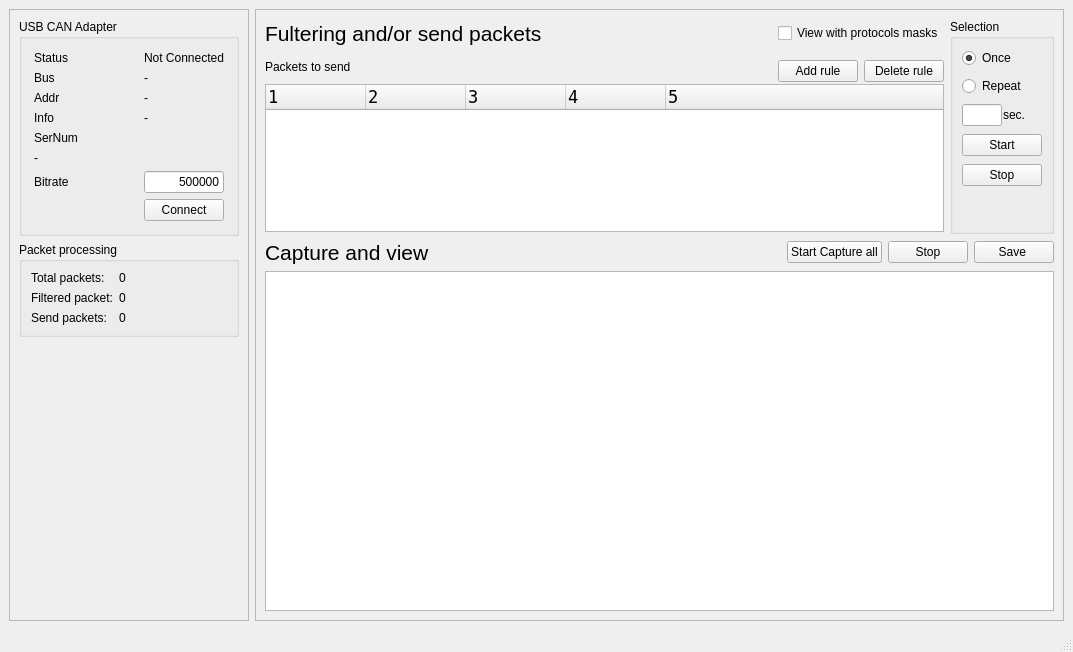
<?xml version="1.0" encoding="UTF-8"?>
<ui version="4.0">
 <class>MainWindow</class>
 <widget class="QMainWindow" name="MainWindow">
  <property name="geometry">
   <rect>
    <x>0</x>
    <y>0</y>
    <width>1073</width>
    <height>652</height>
   </rect>
  </property>
  <property name="sizePolicy">
   <sizepolicy hsizetype="Preferred" vsizetype="Preferred">
    <horstretch>0</horstretch>
    <verstretch>0</verstretch>
   </sizepolicy>
  </property>
  <property name="windowTitle">
   <string>MainWindow</string>
  </property>
  <widget class="QWidget" name="centralwidget">
   <property name="enabled">
    <bool>true</bool>
   </property>
   <property name="sizePolicy">
    <sizepolicy hsizetype="Expanding" vsizetype="Expanding">
     <horstretch>1</horstretch>
     <verstretch>1</verstretch>
    </sizepolicy>
   </property>
   <property name="maximumSize">
    <size>
     <width>16777215</width>
     <height>16777215</height>
    </size>
   </property>
   <layout class="QHBoxLayout" name="horizontalLayout_6" stretch="0,1">
    <item>
     <widget class="QFrame" name="frame_4">
      <property name="frameShape">
       <enum>QFrame::StyledPanel</enum>
      </property>
      <property name="frameShadow">
       <enum>QFrame::Raised</enum>
      </property>
      <layout class="QVBoxLayout" name="verticalLayout">
       <item>
        <widget class="QGroupBox" name="groupBox_2">
         <property name="title">
          <string>USB CAN Adapter</string>
         </property>
         <layout class="QGridLayout" name="gridLayout_2">
          <property name="leftMargin">
           <number>12</number>
          </property>
          <property name="topMargin">
           <number>12</number>
          </property>
          <property name="rightMargin">
           <number>12</number>
          </property>
          <property name="bottomMargin">
           <number>12</number>
          </property>
          <item row="8" column="0">
           <widget class="QLabel" name="label_21">
            <property name="text">
             <string>Bitrate</string>
            </property>
           </widget>
          </item>
          <item row="1" column="0">
           <widget class="QLabel" name="label_12">
            <property name="text">
             <string>Bus</string>
            </property>
           </widget>
          </item>
          <item row="1" column="1">
           <widget class="QLabel" name="BusTxt">
            <property name="text">
             <string>-</string>
            </property>
           </widget>
          </item>
          <item row="2" column="0">
           <widget class="QLabel" name="label_15">
            <property name="text">
             <string>Addr</string>
            </property>
           </widget>
          </item>
          <item row="4" column="0">
           <widget class="QLabel" name="lbl100">
            <property name="text">
             <string>SerNum</string>
            </property>
           </widget>
          </item>
          <item row="2" column="1">
           <widget class="QLabel" name="AddrTxt">
            <property name="text">
             <string>-</string>
            </property>
           </widget>
          </item>
          <item row="9" column="0">
           <widget class="QLabel" name="label_14">
            <property name="text">
             <string/>
            </property>
           </widget>
          </item>
          <item row="9" column="1">
           <widget class="QPushButton" name="ConnBtn">
            <property name="text">
             <string>Connect</string>
            </property>
           </widget>
          </item>
          <item row="0" column="1">
           <widget class="QLabel" name="StatusTxt">
            <property name="text">
             <string>Not Connected</string>
            </property>
           </widget>
          </item>
          <item row="0" column="0">
           <widget class="QLabel" name="label_10">
            <property name="text">
             <string>Status</string>
            </property>
           </widget>
          </item>
          <item row="8" column="1">
           <widget class="QLineEdit" name="BitrateEdit">
            <property name="sizePolicy">
             <sizepolicy hsizetype="Fixed" vsizetype="Fixed">
              <horstretch>0</horstretch>
              <verstretch>0</verstretch>
             </sizepolicy>
            </property>
            <property name="maximumSize">
             <size>
              <width>80</width>
              <height>16777215</height>
             </size>
            </property>
            <property name="toolTipDuration">
             <number>-1</number>
            </property>
            <property name="text">
             <string>500000</string>
            </property>
            <property name="maxLength">
             <number>8</number>
            </property>
            <property name="alignment">
             <set>Qt::AlignRight|Qt::AlignTrailing|Qt::AlignVCenter</set>
            </property>
           </widget>
          </item>
          <item row="3" column="0">
           <widget class="QLabel" name="label_19">
            <property name="text">
             <string>Info</string>
            </property>
           </widget>
          </item>
          <item row="3" column="1">
           <widget class="QLabel" name="InfoTxt">
            <property name="text">
             <string>-</string>
            </property>
            <property name="alignment">
             <set>Qt::AlignLeading|Qt::AlignLeft|Qt::AlignVCenter</set>
            </property>
           </widget>
          </item>
          <item row="6" column="0" colspan="2">
           <widget class="QLabel" name="SerNumTxt">
            <property name="sizePolicy">
             <sizepolicy hsizetype="Fixed" vsizetype="Preferred">
              <horstretch>0</horstretch>
              <verstretch>0</verstretch>
             </sizepolicy>
            </property>
            <property name="minimumSize">
             <size>
              <width>190</width>
              <height>0</height>
             </size>
            </property>
            <property name="maximumSize">
             <size>
              <width>190</width>
              <height>16777215</height>
             </size>
            </property>
            <property name="text">
             <string>-</string>
            </property>
            <property name="alignment">
             <set>Qt::AlignLeading|Qt::AlignLeft|Qt::AlignVCenter</set>
            </property>
           </widget>
          </item>
         </layout>
        </widget>
       </item>
       <item>
        <widget class="QGroupBox" name="groupBox">
         <property name="sizePolicy">
          <sizepolicy hsizetype="Preferred" vsizetype="Minimum">
           <horstretch>0</horstretch>
           <verstretch>0</verstretch>
          </sizepolicy>
         </property>
         <property name="title">
          <string>Packet processing</string>
         </property>
         <layout class="QFormLayout" name="formLayout">
          <item row="0" column="0">
           <widget class="QLabel" name="label_2">
            <property name="text">
             <string>Total packets:</string>
            </property>
           </widget>
          </item>
          <item row="0" column="1">
           <widget class="QLabel" name="TotPktLbl">
            <property name="sizePolicy">
             <sizepolicy hsizetype="Fixed" vsizetype="Preferred">
              <horstretch>0</horstretch>
              <verstretch>0</verstretch>
             </sizepolicy>
            </property>
            <property name="minimumSize">
             <size>
              <width>35</width>
              <height>0</height>
             </size>
            </property>
            <property name="maximumSize">
             <size>
              <width>35</width>
              <height>16777215</height>
             </size>
            </property>
            <property name="baseSize">
             <size>
              <width>35</width>
              <height>0</height>
             </size>
            </property>
            <property name="lineWidth">
             <number>5</number>
            </property>
            <property name="text">
             <string>0</string>
            </property>
           </widget>
          </item>
          <item row="1" column="0">
           <widget class="QLabel" name="label_5">
            <property name="text">
             <string>Filtered packet:</string>
            </property>
           </widget>
          </item>
          <item row="1" column="1">
           <widget class="QLabel" name="FltPktLbl">
            <property name="sizePolicy">
             <sizepolicy hsizetype="Fixed" vsizetype="Preferred">
              <horstretch>0</horstretch>
              <verstretch>0</verstretch>
             </sizepolicy>
            </property>
            <property name="minimumSize">
             <size>
              <width>35</width>
              <height>0</height>
             </size>
            </property>
            <property name="maximumSize">
             <size>
              <width>35</width>
              <height>16777215</height>
             </size>
            </property>
            <property name="baseSize">
             <size>
              <width>35</width>
              <height>0</height>
             </size>
            </property>
            <property name="text">
             <string>0</string>
            </property>
           </widget>
          </item>
          <item row="2" column="0">
           <widget class="QLabel" name="label_8">
            <property name="text">
             <string>Send packets:</string>
            </property>
           </widget>
          </item>
          <item row="2" column="1">
           <widget class="QLabel" name="label_9">
            <property name="sizePolicy">
             <sizepolicy hsizetype="Minimum" vsizetype="Preferred">
              <horstretch>0</horstretch>
              <verstretch>0</verstretch>
             </sizepolicy>
            </property>
            <property name="minimumSize">
             <size>
              <width>35</width>
              <height>0</height>
             </size>
            </property>
            <property name="maximumSize">
             <size>
              <width>35</width>
              <height>16777215</height>
             </size>
            </property>
            <property name="sizeIncrement">
             <size>
              <width>35</width>
              <height>0</height>
             </size>
            </property>
            <property name="baseSize">
             <size>
              <width>35</width>
              <height>0</height>
             </size>
            </property>
            <property name="text">
             <string>0</string>
            </property>
            <property name="alignment">
             <set>Qt::AlignLeading|Qt::AlignLeft|Qt::AlignVCenter</set>
            </property>
           </widget>
          </item>
         </layout>
        </widget>
       </item>
       <item>
        <spacer name="verticalSpacer">
         <property name="orientation">
          <enum>Qt::Vertical</enum>
         </property>
         <property name="sizeHint" stdset="0">
          <size>
           <width>20</width>
           <height>40</height>
          </size>
         </property>
        </spacer>
       </item>
      </layout>
     </widget>
    </item>
    <item>
     <widget class="QFrame" name="frame_5">
      <property name="frameShape">
       <enum>QFrame::StyledPanel</enum>
      </property>
      <property name="frameShadow">
       <enum>QFrame::Raised</enum>
      </property>
      <layout class="QVBoxLayout" name="verticalLayout_2">
       <item>
        <widget class="QFrame" name="SendFrm">
         <property name="sizePolicy">
          <sizepolicy hsizetype="Preferred" vsizetype="MinimumExpanding">
           <horstretch>0</horstretch>
           <verstretch>0</verstretch>
          </sizepolicy>
         </property>
         <property name="minimumSize">
          <size>
           <width>0</width>
           <height>200</height>
          </size>
         </property>
         <property name="maximumSize">
          <size>
           <width>16777215</width>
           <height>215</height>
          </size>
         </property>
         <property name="frameShape">
          <enum>QFrame::NoFrame</enum>
         </property>
         <property name="frameShadow">
          <enum>QFrame::Raised</enum>
         </property>
         <property name="lineWidth">
          <number>2</number>
         </property>
         <property name="midLineWidth">
          <number>3</number>
         </property>
         <layout class="QGridLayout" name="gridLayout" rowstretch="0,0,0,0,0" columnstretch="0,0">
          <property name="sizeConstraint">
           <enum>QLayout::SetDefaultConstraint</enum>
          </property>
          <property name="leftMargin">
           <number>0</number>
          </property>
          <property name="topMargin">
           <number>0</number>
          </property>
          <property name="rightMargin">
           <number>0</number>
          </property>
          <property name="bottomMargin">
           <number>0</number>
          </property>
          <property name="verticalSpacing">
           <number>2</number>
          </property>
          <item row="3" column="0">
           <widget class="QTreeWidget" name="RulesTree">
            <property name="font">
             <font>
              <family>Andale Mono</family>
              <pointsize>13</pointsize>
             </font>
            </property>
            <property name="columnCount">
             <number>5</number>
            </property>
            <column>
             <property name="text">
              <string notr="true">1</string>
             </property>
            </column>
            <column>
             <property name="text">
              <string notr="true">2</string>
             </property>
            </column>
            <column>
             <property name="text">
              <string notr="true">3</string>
             </property>
            </column>
            <column>
             <property name="text">
              <string notr="true">4</string>
             </property>
            </column>
            <column>
             <property name="text">
              <string notr="true">5</string>
             </property>
            </column>
           </widget>
          </item>
          <item row="0" column="1" rowspan="5">
           <widget class="QGroupBox" name="SendOptions">
            <property name="title">
             <string>Selection</string>
            </property>
            <layout class="QGridLayout" name="gridLayout_3">
             <property name="horizontalSpacing">
              <number>1</number>
             </property>
             <property name="verticalSpacing">
              <number>8</number>
             </property>
             <item row="2" column="0">
              <widget class="QLineEdit" name="TimeInterval">
               <property name="sizePolicy">
                <sizepolicy hsizetype="Preferred" vsizetype="Fixed">
                 <horstretch>0</horstretch>
                 <verstretch>0</verstretch>
                </sizepolicy>
               </property>
               <property name="maximumSize">
                <size>
                 <width>40</width>
                 <height>16777215</height>
                </size>
               </property>
               <property name="baseSize">
                <size>
                 <width>30</width>
                 <height>0</height>
                </size>
               </property>
               <property name="text">
                <string/>
               </property>
               <property name="maxLength">
                <number>4</number>
               </property>
               <property name="alignment">
                <set>Qt::AlignRight|Qt::AlignTrailing|Qt::AlignVCenter</set>
               </property>
              </widget>
             </item>
             <item row="6" column="0">
              <spacer name="verticalSpacer_2">
               <property name="orientation">
                <enum>Qt::Vertical</enum>
               </property>
               <property name="sizeHint" stdset="0">
                <size>
                 <width>20</width>
                 <height>20</height>
                </size>
               </property>
              </spacer>
             </item>
             <item row="2" column="1">
              <widget class="QLabel" name="label_4">
               <property name="text">
                <string>sec.</string>
               </property>
              </widget>
             </item>
             <item row="1" column="0" colspan="2">
              <widget class="QRadioButton" name="RptSelBtn">
               <property name="toolTip">
                <string>Cycling send packet with interval</string>
               </property>
               <property name="text">
                <string>Repeat</string>
               </property>
              </widget>
             </item>
             <item row="3" column="0" colspan="2">
              <widget class="QPushButton" name="StartBtn">
               <property name="toolTip">
                <string>Send packets and start capture</string>
               </property>
               <property name="text">
                <string>Start</string>
               </property>
               <property name="default">
                <bool>false</bool>
               </property>
              </widget>
             </item>
             <item row="4" column="0" colspan="2">
              <widget class="QPushButton" name="StopBtn">
               <property name="acceptDrops">
                <bool>false</bool>
               </property>
               <property name="toolTip">
                <string>Stop sending</string>
               </property>
               <property name="text">
                <string>Stop</string>
               </property>
              </widget>
             </item>
             <item row="0" column="0" colspan="2">
              <widget class="QRadioButton" name="OnceSelBtn">
               <property name="toolTip">
                <string>Send packet from list once</string>
               </property>
               <property name="text">
                <string>Once</string>
               </property>
               <property name="checked">
                <bool>true</bool>
               </property>
              </widget>
             </item>
            </layout>
           </widget>
          </item>
          <item row="1" column="0">
           <widget class="QFrame" name="frame">
            <property name="frameShape">
             <enum>QFrame::NoFrame</enum>
            </property>
            <property name="frameShadow">
             <enum>QFrame::Raised</enum>
            </property>
            <layout class="QHBoxLayout" name="horizontalLayout_2">
             <property name="leftMargin">
              <number>0</number>
             </property>
             <property name="topMargin">
              <number>0</number>
             </property>
             <property name="rightMargin">
              <number>0</number>
             </property>
             <property name="bottomMargin">
              <number>12</number>
             </property>
             <item>
              <widget class="QLabel" name="HeaderLabel">
               <property name="sizePolicy">
                <sizepolicy hsizetype="Preferred" vsizetype="Fixed">
                 <horstretch>0</horstretch>
                 <verstretch>0</verstretch>
                </sizepolicy>
               </property>
               <property name="font">
                <font>
                 <pointsize>16</pointsize>
                </font>
               </property>
               <property name="text">
                <string>Fultering and/or send packets</string>
               </property>
              </widget>
             </item>
             <item>
              <spacer name="horizontalSpacer_2">
               <property name="orientation">
                <enum>Qt::Horizontal</enum>
               </property>
               <property name="sizeHint" stdset="0">
                <size>
                 <width>40</width>
                 <height>20</height>
                </size>
               </property>
              </spacer>
             </item>
             <item>
              <widget class="QCheckBox" name="use_proto_chk">
               <property name="text">
                <string>View with protocols masks</string>
               </property>
              </widget>
             </item>
            </layout>
           </widget>
          </item>
          <item row="2" column="0">
           <widget class="QFrame" name="PktListControll">
            <property name="frameShape">
             <enum>QFrame::NoFrame</enum>
            </property>
            <property name="frameShadow">
             <enum>QFrame::Raised</enum>
            </property>
            <layout class="QHBoxLayout" name="horizontalLayout">
             <property name="leftMargin">
              <number>0</number>
             </property>
             <property name="topMargin">
              <number>0</number>
             </property>
             <property name="rightMargin">
              <number>0</number>
             </property>
             <property name="bottomMargin">
              <number>0</number>
             </property>
             <item>
              <widget class="QLabel" name="label">
               <property name="text">
                <string>Packets to send</string>
               </property>
               <property name="alignment">
                <set>Qt::AlignLeading|Qt::AlignLeft|Qt::AlignTop</set>
               </property>
              </widget>
             </item>
             <item>
              <spacer name="horizontalSpacer">
               <property name="orientation">
                <enum>Qt::Horizontal</enum>
               </property>
               <property name="sizeHint" stdset="0">
                <size>
                 <width>40</width>
                 <height>20</height>
                </size>
               </property>
              </spacer>
             </item>
             <item>
              <widget class="QPushButton" name="AddFRuleBtn">
               <property name="toolTip">
                <string>Add packet to list</string>
               </property>
               <property name="text">
                <string>Add rule</string>
               </property>
              </widget>
             </item>
             <item>
              <widget class="QPushButton" name="DelFRuleBtn">
               <property name="toolTip">
                <string>Delete packet from list</string>
               </property>
               <property name="text">
                <string>Delete rule</string>
               </property>
              </widget>
             </item>
            </layout>
           </widget>
          </item>
         </layout>
        </widget>
       </item>
       <item>
        <widget class="QFrame" name="frame_3">
         <property name="frameShape">
          <enum>QFrame::NoFrame</enum>
         </property>
         <property name="frameShadow">
          <enum>QFrame::Raised</enum>
         </property>
         <layout class="QHBoxLayout" name="horizontalLayout_5">
          <property name="leftMargin">
           <number>0</number>
          </property>
          <property name="topMargin">
           <number>0</number>
          </property>
          <property name="rightMargin">
           <number>0</number>
          </property>
          <property name="bottomMargin">
           <number>0</number>
          </property>
          <item>
           <widget class="QLabel" name="label_7">
            <property name="font">
             <font>
              <pointsize>16</pointsize>
             </font>
            </property>
            <property name="text">
             <string>Capture and view</string>
            </property>
           </widget>
          </item>
          <item>
           <spacer name="horizontalSpacer_3">
            <property name="orientation">
             <enum>Qt::Horizontal</enum>
            </property>
            <property name="sizeHint" stdset="0">
             <size>
              <width>40</width>
              <height>20</height>
             </size>
            </property>
           </spacer>
          </item>
          <item>
           <widget class="QPushButton" name="CaptBtn">
            <property name="toolTip">
             <string>Capture packet from bus</string>
            </property>
            <property name="text">
             <string>Start Capture all</string>
            </property>
           </widget>
          </item>
          <item>
           <widget class="QPushButton" name="StopCaptBtn">
            <property name="toolTip">
             <string>Stop capture packets</string>
            </property>
            <property name="text">
             <string>Stop</string>
            </property>
           </widget>
          </item>
          <item>
           <widget class="QPushButton" name="SaveBtn">
            <property name="acceptDrops">
             <bool>true</bool>
            </property>
            <property name="toolTip">
             <string>Save captured packets to file</string>
            </property>
            <property name="text">
             <string>Save </string>
            </property>
           </widget>
          </item>
         </layout>
        </widget>
       </item>
       <item>
        <widget class="QPlainTextEdit" name="PktTrace">
         <property name="font">
          <font>
           <family>Courier New</family>
           <pointsize>12</pointsize>
           <underline>false</underline>
           <kerning>false</kerning>
          </font>
         </property>
         <property name="lineWrapMode">
          <enum>QPlainTextEdit::NoWrap</enum>
         </property>
         <property name="readOnly">
          <bool>true</bool>
         </property>
         <property name="maximumBlockCount">
          <number>10000</number>
         </property>
         <property name="backgroundVisible">
          <bool>false</bool>
         </property>
        </widget>
       </item>
      </layout>
     </widget>
    </item>
   </layout>
  </widget>
  <widget class="QMenuBar" name="menubar">
   <property name="geometry">
    <rect>
     <x>0</x>
     <y>0</y>
     <width>1073</width>
     <height>24</height>
    </rect>
   </property>
  </widget>
  <widget class="QStatusBar" name="statusbar"/>
 </widget>
 <resources/>
 <connections/>
</ui>
